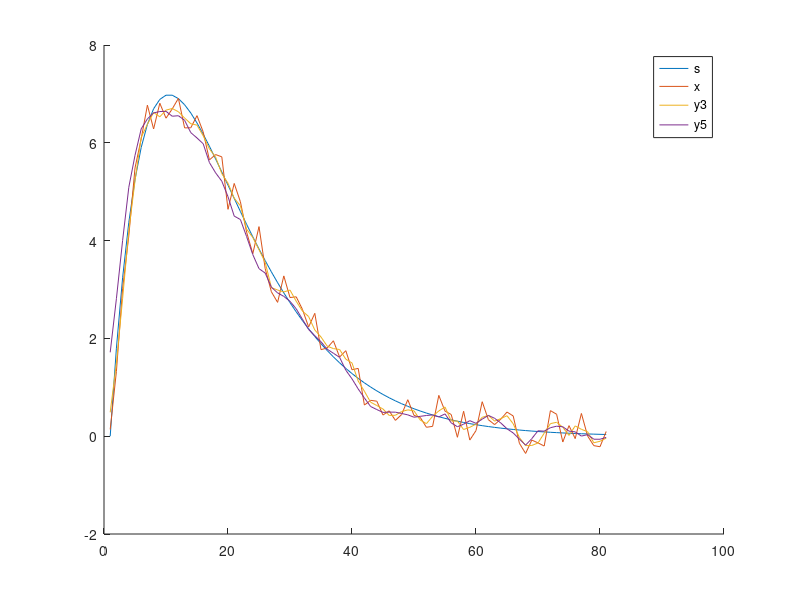

The MATLAB source for this figure: (Note: this script raises an error after producing the figure.)
%% Inicialização do ambiente
clear ; close all; clc

% Definimos uma seed estatica para o gerador de números aleatórios de forma
% a podermos repetir os experimentos com resultados determinísticos
rng(42);

%% Exercício 8
N_len = 81;
N = 0:(N_len-1);

s = 2 * N .* (0.9.^N);
r = rand(1,N_len) - 0.5;
x = s + r;

xc = [0 x 0];
xe = [x 0 0];
xd = [0 0 x];

figure
hold on
plot(s)
plot(x)

xnovo = (xc + xe + xd) / 3;
y3 = xnovo(2:N_len+1);
plot(y3)

xc =  [0 0 x 0 0];
xe =  [x 0 0 0 0];
xd =  [0 0 0 0 x];
xee = [0 x 0 0 0];
xdd = [0 0 0 x 0];
xnovo = (xc + xe + xd + xee + xdd) / 5;
y5 = xnovo(4:N_len+3);
plot(y5)

hold off

legend("s","x","y3","y5");

fprintf("erro de x aproximado a s: %f\n",  DiogoEliseuHugo_TP2_6(x, s));
fprintf("erro de y3 aproximado a s: %f\n", DiogoEliseuHugo_TP2_6(y3, s));
fprintf("erro de y5 aproximado a s: %f\n", DiogoEliseuHugo_TP2_6(y5, s));